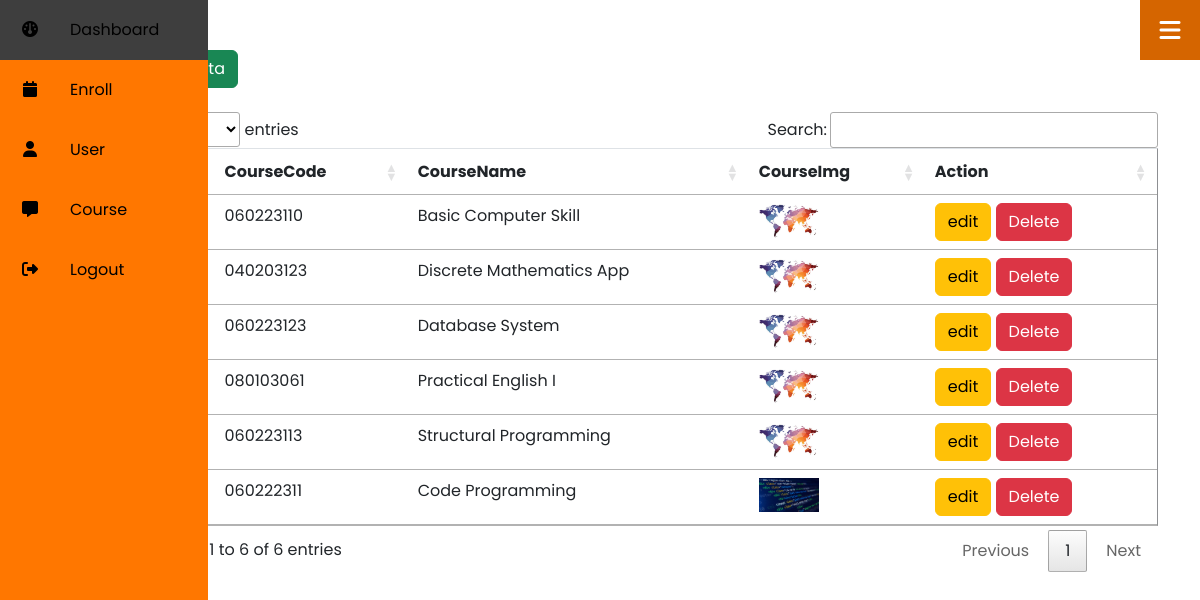
/listcourse.php (signed in), run on the app's committed database.
### tables this page shows
CREATE TABLE `course` (
  `CourseID` int(11) NOT NULL,
  `CourseCode` varchar(50) NOT NULL,
  `CourseName` varchar(200) NOT NULL,
  `CourseImg` varchar(300) NOT NULL
);

### core/class.user.php (called while the page is built, shortened)
<?php
class user
{
    private $db;
    public function __construct(){
        try{
            $this->db = new PDO(CONFIG, USER, PWD);
            $this->db->setAttribute(PDO::ATTR_ERRMODE,PDO::ERRMODE_EXCEPTION);
        }catch(\PDOException $e){
            echo $e->getMessage();
        }
    }
    public function closeconnect()
    {
        $this->db = null;
    }
    public function course_list()
    {
        $sql = "SELECT * FROM `course`";
        $res = $this->db->query($sql);
        return $res->fetchall(PDO::FETCH_ASSOC);
    }
}
?>

### controller.user.php (called while the page is built, shortened)
<?php
    require_once('./core/class.user.php');
    $user = new user();
    if(isset($showcourse)){
        $course_list = $user->course_list();
    }
?>

### listcourse.php (the view, shortened to what this page needs)
<?php
    $showcourse = "show";
    include('controller.user.php');
    include_once("navbar.php");
?>
<!DOCTYPE html>
<html lang="en">
<head>
    <link rel="stylesheet" href="csjs/dataTables.min.css">
    <link rel="stylesheet" href="csjs/css.css">
</head>
<body style="z-index: 1;">
    <div class="container" style="margin-left:auto;margin-right:auto;">
        <div class="row">
            <div class="col-1">
            </div>
            <div class="col-11">
            <div style="padding-top:50px;">
                <div class="modal" id="myModal">
                </div>
                <?php
                    if(isset($_GET["editc"]) == true){
                ?>
                    <div class="row">
                        <div class="col-lg-6">
                            <div class="card" style="width: 100%">
                                <form action="controller.user.php?updatec='<?php echo $c["CourseID"] ?>'" method="post" enctype="multipart/form-data">
                                    <div style="margin-left:30px; margin-right:30px; margin-top:20px; margin-bottom:20px;">
                                        <h2>Update Data</h2><hr>
                                        <div>
                                            CourseID : <br>
                                            <input type="text" class="form-control" name="CourseID" placeholder="รหัสคอร์ส" value="<?php echo $c["CourseID"] ?>" readonly disabled required><br>
                                        </div>
                                        <div style="margin-top: -10px">
                                            CourseCode : <br>
                                            <input type="text" class="form-control" name="CourseCode" placeholder="เลขรหัสคอร์ส" value="<?php echo $c["CourseCode"] ?>" required><br>
                                        </div>
                                        <div style="margin-top: -10px">
                                            CourseName : <br>
                                            <input type="text" class="form-control" name="CourseName" placeholder="ชื่อคอร์ส" value="<?php echo $c["CourseName"] ?>" required><br>
                                        </div>
                                        <div style="margin-top: -10px">
                                            Image : <br>
                                            <img id="output" style="width: 250px">
                                            <input type="file" name="fileToUpload" id="fileToUpload" onchange="loadfile(event)">
                                        </div>
                                        <input type="text" name="oldimage" value="<?php echo $c["CourseImg"] ?>" hidden>
                                        <br>
                                        <a class="btn btn-danger" href='listcourse.php'>Back</a>
                                        <div style="display: flex; flex-shrink: 0; flex-wrap: wrap; align-items: center; justify-content: flex-end; margin-top: -38px;">
                                            <button class="btn btn-danger" style="margin-right: 10px;" type="reset">Reset</button>
                                            <button class="btn btn-success" type="submit" name="save">Save</button>
                                        </div>
                                    </div>
                                </form>
                            </div>
                        </div>
                        <div class="col-lg-6">
                        </div>
                    </div>
                <?php
                    }else{
                ?>
                <a class="btn btn-success" data-bs-toggle='modal' data-bs-target='#myModal'>Add data</a><br><br>
                <table border="1" class="table table-hover" id="myTable">
                    <thead>
                        <tr>
                            <th>ID</th>
                            <th>CourseCode</th>
                            <th>CourseName</th>
                            <th>CourseImg</th>
                            <th>Action</th>
                        </tr>
                    </thead>
                    <tbody>
                        <?php
                        foreach ($course_list as $c) {
                            echo "<tr>";
                            echo "<td>" . $c["CourseID"] . "</td>";
                            echo "<td>" . $c["CourseCode"] . "</td>";
                            echo "<td>" . $c["CourseName"] . "</td>";
                            echo "<td><img style='width:60px' src='" . $c["CourseImg"] . "'></td>";
                            echo "<td><a class='btn btn-warning' href='listcourse.php?editc=".$c["CourseID"]."'>edit</a> ";
                            ?>
                            <a href="JavaScript:if(confirm('Confirm?')==true){window.location='controller.user.php?opt=del&idc=<?php echo $c["CourseID"];?>';}" class="btn btn-danger">Delete</a>
                            <?php
                            echo "</tr>";
                        }
                        ?>
                    </tbody>
                </table>
                <?php
                    }
                ?>
            </div>
        </div>
        </div>
    </div>
</body>
</html>

### navbar.php (shortened to what this page needs)
<!DOCTYPE html>
<html lang="en">
<head>
  <link rel="stylesheet" href="https://cdnjs.cloudflare.com/ajax/libs/font-awesome/6.3.0/css/all.min.css">
</head>
<body>
  <?php
    if(@$_SESSION['userstatus']=="admin"){
  ?>
  <div class="navigation" style="margin-left: -32px;z-index: 1;">
    <ul>
      <li>
        <a href="dashboard.php">
          <span class="icon"><i style="margin-top: 21px;" class="fa-solid fa-dashboard"></i></span>
          <span class="title">Dashboard</span>
        </a>
      </li>
      <li>
        <a href="listenroll.php">
          <span class="icon"><i style="margin-top: 21px;" class="fa-solid fa-calendar"></i></span>
          <span class="title">Enroll</span>
        </a>
      </li>
      <li>
      <li>
        <a href="listuser.php">
          <span class="icon"><i style="margin-top: 21px;" class="fa-solid fa-user"></i></span>
          <span class="title">User</span>
        </a>
      </li>
      <li>
        <a href="listcourse.php">
          <span class="icon"><i style="margin-top: 21px;" class="fa-solid fa-message"></i></span>
          <span class="title">Course</span>
        </a>
      </li>
      <li>
        <a href="logout.php">
          <span class="icon"><i style="margin-top: 21px;" class="fa-solid fa-right-from-bracket"></i></span>
          <span class="title">Logout</span>
        </a>
      </li>
    </ul>
  </div>
  <?php
    }
  ?>
  <div class="toggle" onclick="toggleMenu()" style="z-index: 1;"></div>
</body>
</html>

### navbar.php (style rules this page uses)
* { padding: 0; margin: 0; box-sizing: border-box; font-family: "Poppins", sans-serif; }
body { font-family: "Poppins", sans-serif; min-height: 100vh; background: black; }
.navigation { position: fixed; width: 90px; height: 100%; background: #ff7700; overflow: hidden; transition: 0.5s; }
.navigation ul { position: absolute; top: 0; left: 0; width: 100%; }
.navigation ul li { position: relative; width: 100%; list-style: none; transition: 1s; }
.navigation ul li a { position: relative; display: block; width: 100%; display: flex; text-decoration: none; color: #000000; }
.navigation ul li a .icon { position: relative; display: block; min-width: 60px; height: 60px; line-height: 60px; text-align: center; }
.navigation ul li a .title { position: relative; display: block; padding: 0 10px; height: 60px; line-height: 60px; text-align: start; white-space: nowrap; }
.toggle { position: absolute; top: 0; right: 0; width: 60px; height: 60px; background: #d56500; cursor: pointer; transition: 0.7s; }
.toggle::before { content: "\f0c9"; font-family: fontAwesome; position: absolute; width: 100%; height: 100%; line-height: 60px; text-align: center; font-size: 24px; color: #fff; }

### data on the page
course: CourseCode "060223110", CourseName "Basic Computer Skill", CourseImg (placeholder picture)
course: CourseCode "040203123", CourseName "Discrete Mathematics App", CourseImg (placeholder picture)
course: CourseCode "060223123", CourseName "Database System", CourseImg (placeholder picture)
course: CourseCode "080103061", CourseName "Practical English I", CourseImg (placeholder picture)
course: CourseCode "060223113", CourseName "Structural Programming", CourseImg (placeholder picture)
course: CourseCode "060222311", CourseName "Code Programming", CourseImg (picture)
